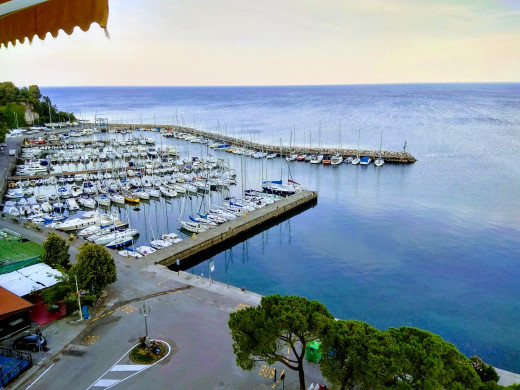
#> input picture Códigos y Figuras/Capítulo 4/Dia.jpg, 520 x 390 px
$ python FiltroPasaBajo.py
#> lines starting #> are read from the running program, lines starting #| are printed output that depends on the picture; after the words box and inside, x2 and y2 are one past the last pixel; in counts of white or black regions, pixels touching at a corner belong together
#!/usr/bin/env python3
# -*- coding: utf-8 -*-
"""
Created on Wed Jan  8 01:32:30 2020

@author: juan
"""

import numpy as np
import matplotlib.pyplot as plt
import skimage.io as io
from scipy import fftpack

#Leer la imagen
f = io.imread('Dia.jpg')
#> f is the input picture: shape (390, 520, 3); mean R, G, B 131.9, 147.7, 157

#Ver dimensiones de la imagen
Nx = len(f)
#> Nx = 390
Ny = len(f[0])
#> Ny = 520

#Convertimos la imagen a escala de grises
fGris = np.zeros((Nx,Ny))
for i in range(Nx):
    for j in range(Ny):
        fgris = (0.2125*f[i][j][0] + 0.7154*f[i][j][1] + 0.0721*f[i][j][2])/255
        fGris[i][j] = fgris
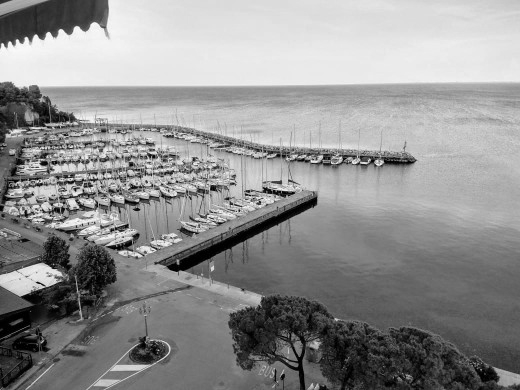
#> fGris: shape (390, 520) float64; min 0, max 0.994, mean 0.569

plt.imshow(fGris, cmap='gray')
plt.colorbar()
plt.savefig('DiaGrisMejor.eps')
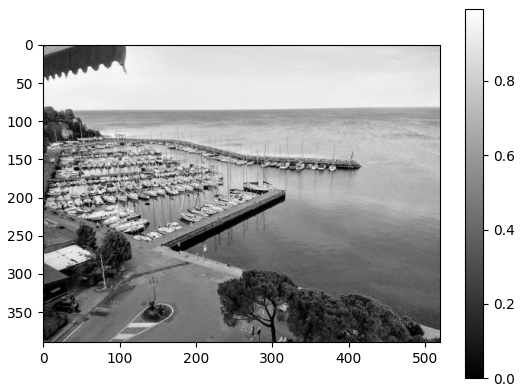
#> figure drawn by matplotlib, 2 panels
plt.show()

#Transformada rapida de Fourier

ftGris = fftpack.fft2(fGris)
FTGris = fftpack.fftshift(ftGris)

FTGrisMod = np.abs(FTGris)
FTGrisFase = np.angle(FTGris)
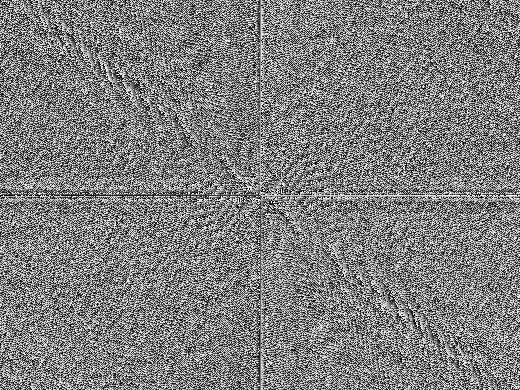
#> FTGrisFase: shape (390, 520) float64; min -3.14, max 3.14, mean -3.1e-05; drawn with min black and max white

plt.imshow(FTGrisMod, cmap = 'gray')
plt.savefig('DiaGrisFTMod.eps')
plt.show()

plt.imshow(FTGrisFase, cmap = 'gray')
plt.savefig('DiaGrisFTFase.eps')
plt.show()

#Filtro

X = np.linspace(-1.0,1.0,Nx)
#> X = 390 values from -1 to 1
Y = np.linspace(-1.0,1.0,Ny)
#> Y = 520 values from -1 to 1
Z = np.zeros((len(X),len(Y)))
for i in range(len(X)):
    for j in range(len(Y)):
       if np.abs(X[i]**2+Y[j]**2)<0.02:
           Z[i,j] = 1.0
       else:
           Z[i,j] = 0.0
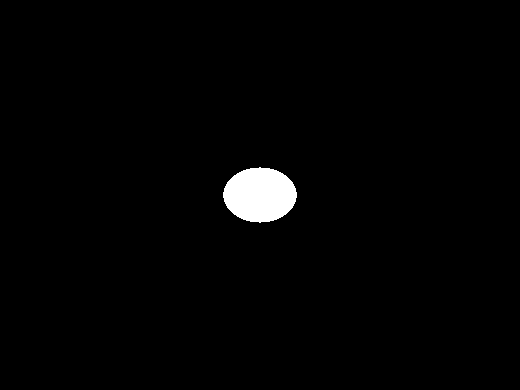
#> Z: shape (390, 520) float64; values 0 (black) and 1 (white), 1.6% white; 1 white region, box (x1, y1, x2, y2) and area: (223, 167, 297, 223) 3164

plt.imshow(Z, cmap='gray')
plt.colorbar()
plt.savefig('PasaBajo.eps')
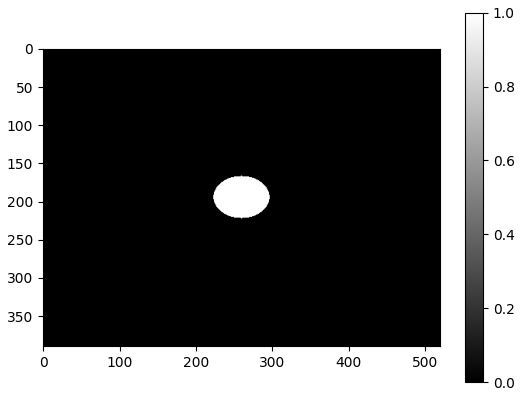
#> figure drawn by matplotlib, 2 panels
plt.show()

#Filtrado

ImFilt = np.multiply(Z,ftGris)
imagen = fftpack.ifft2(ImFilt)
Imagen = np.real(imagen)
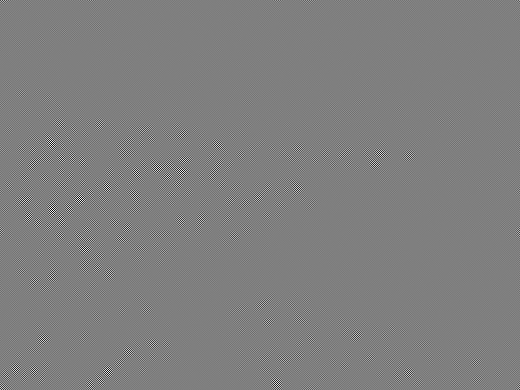
#> Imagen: shape (390, 520) float64; min -0.0212, max 0.0213, mean -7.91e-23; drawn with min black and max white

plt.imshow(Imagen, cmap='gray')
plt.colorbar()
plt.savefig('ImagenFiltrada.eps')
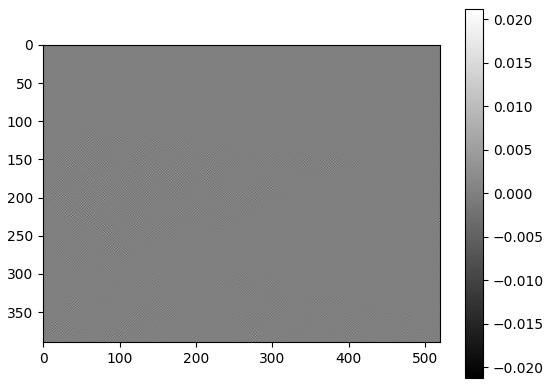
#> figure drawn by matplotlib, 2 panels
plt.show()

$ run again, with Códigos y Figuras/Capítulo 4/Atardecer.jpg copied over Códigos y Figuras/Capítulo 4/Dia.jpg
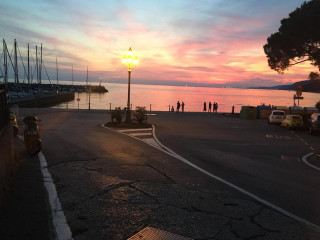
#> input picture Códigos y Figuras/Capítulo 4/Atardecer.jpg, 320 x 240 px
#> f is the input picture: shape (240, 320, 3); mean R, G, B 99.7, 85.9, 80.8
#> Nx = 240
#> Ny = 320
#> after the loop `for i in range(Nx):`:
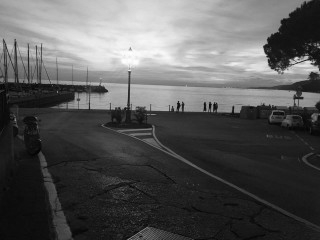
#> fGris: shape (240, 320) float64; min 0.000833, max 1, mean 0.347
#> `plt.savefig('ImagenFiltrada.eps')`:
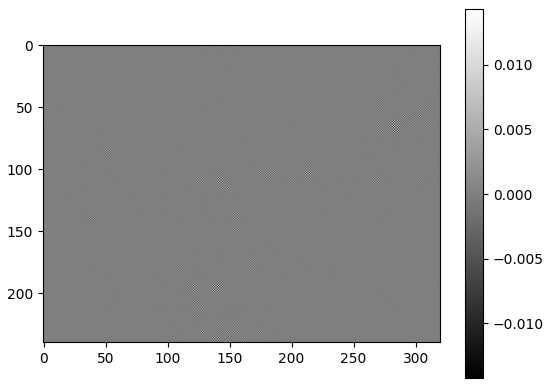
#> figure drawn by matplotlib, 2 panels
